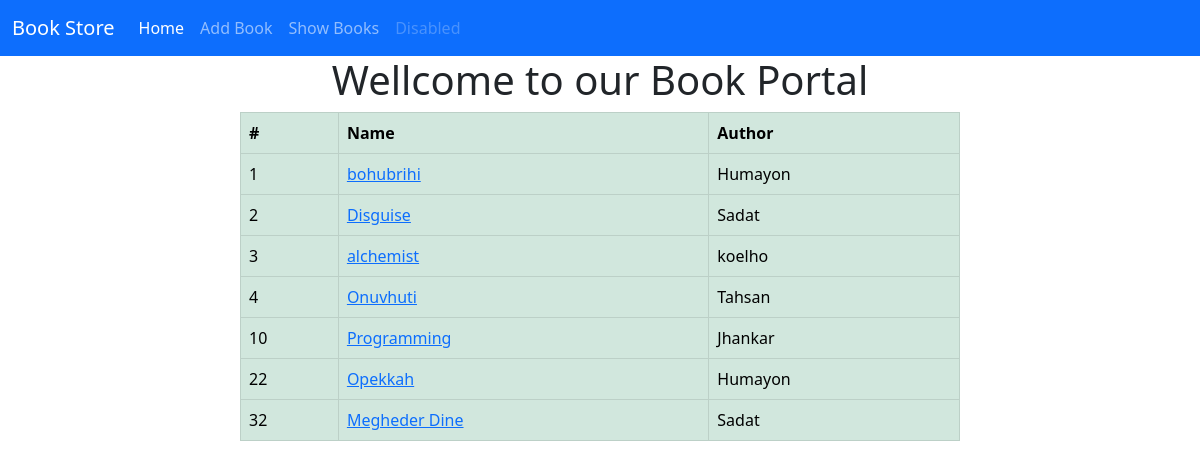
Screenshot of /show-books/ with the database file from the repository.
### Book/models.py (models this page shows)
class BookShopModel(models.Model):
    genre = [('thriller','thriller'),('fiction','fiction'), ('poem','poem'), ('religious','religious'),('academic','academic')]
    book_id = models.IntegerField(primary_key=True)
    book_name = models.CharField(max_length=30)
    book_author= models.CharField(max_length=30)
    book_genre = models.CharField(max_length=30,choices=genre)
    pub_date = models.DateField()

### Book/views.py (the view)
# urls.py: path('show-books/',views.show_book_list.as_view(), name = 'show_books'),
class show_book_list(ListView):
    model = BookShopModel
    template_name = 'show_books.html'
    context_object_name = 'data'
    def get_context_data(self, **kwargs: Any) -> Dict[str, Any]:
        context = {'data':BookShopModel.objects.all().order_by('book_id')}
        return context

### Book/templates/show_books.html
{% extends 'base.html' %}
{% load crispy_forms_tags %}
{% block start %}
<h1 style="text-align: center;">Wellcome to our Book Portal</h1>
<div style="width: 60%; margin:auto">
    <table class="table table-bordered table-success">
        <thead class="">
            <th>#</th>
            <th>Name</th>
            <th>Author</th>
        </thead>
        <tbody>
            {% for item in data %}
            <tr>
                <td>{{item.book_id}}</td>
                <td><a href="{% url 'book_details' item.book_id %}">{{item.book_name}}</a></td>
                <td>{{item.book_author}}</td>
            </tr>
            {% endfor%}
        </tbody>
    </table>
</div>
{% endblock %}

### Book/templates/base.html (shortened to what this page needs)
<!DOCTYPE html>
<html lang="en">
<head>
    <link href="https://cdn.jsdelivr.net/npm/bootstrap@5.3.0-alpha3/dist/css/bootstrap.min.css" rel="stylesheet">
</head>
<body>
    <nav class="navbar navbar-expand-lg bg-primary" data-bs-theme="dark">
        <div class="container-fluid">
          <a class="navbar-brand" href="{% url 'base' %}">Book Store</a>
          <div class="collapse navbar-collapse" id="navbarNav">
            <ul class="navbar-nav">
              <li class="nav-item">
                <a class="nav-link active" aria-current="page" href="{% url 'home' %}">Home</a>
              </li>
              <li class="nav-item">
                <a class="nav-link" href="{% url 'add_books' %}">Add Book</a>
              </li>
              <li class="nav-item">
                <a class="nav-link" href="{% url 'show_books' %}">Show Books</a>
              </li>
              <li class="nav-item">
                <a class="nav-link disabled">Disabled</a>
              </li>
            </ul>
          </div>
        </div>
      </nav>
      {% block start %}
      {% endblock%}
</body>
</html>

### rows the page displays
BookShopModel: book_id "1", book_name "bohubrihi", book_author "Humayon"
BookShopModel: book_id "2", book_name "Disguise", book_author "Sadat"
BookShopModel: book_id "3", book_name "alchemist", book_author "koelho"
BookShopModel: book_id "4", book_name "Onuvhuti", book_author "Tahsan"
BookShopModel: book_id "10", book_name "Programming", book_author "Jhankar"
BookShopModel: book_id "22", book_name "Opekkah", book_author "Humayon"
BookShopModel: book_id "32", book_name "Megheder Dine", book_author "Sadat"
